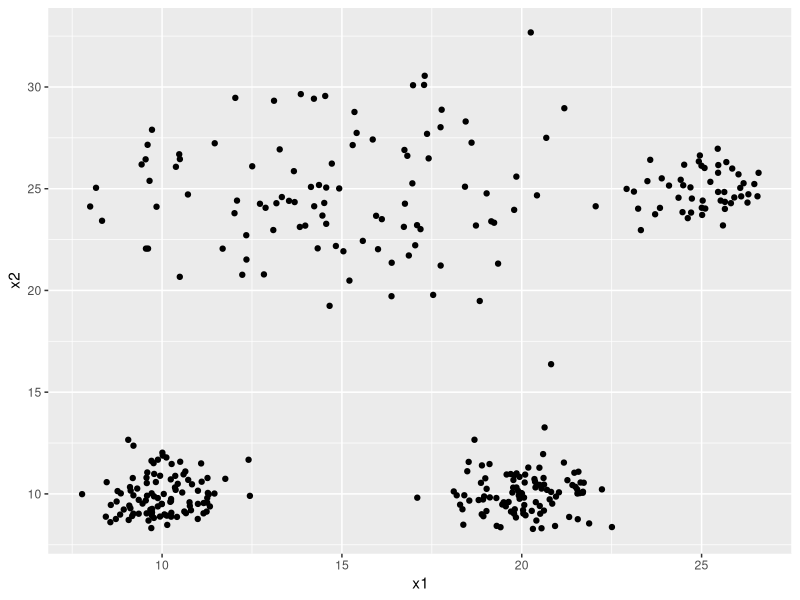

Reproduce this figure in R. (Note: this script raises an error after producing the figure.)
# KNN Outlier 

library(ggplot2)
set.seed(0)
x11 <- rnorm(n = 100, mean = 10, sd = 1) # Cluster 1 (x1 coordinate)
x21 <- rnorm(n = 100, mean = 10, sd = 1) # Cluster 1 (x2 coordinate)
x12 <- rnorm(n = 100, mean = 20, sd = 1) # Cluster 2 (x1 coordinate)
x22 <- rnorm(n = 100, mean = 10, sd = 1) # Cluster 2 (x2 coordinate)
x13 <- rnorm(n = 100, mean = 15, sd = 3) # Cluster 3 (x1 coordinate)
x23 <- rnorm(n = 100, mean = 25, sd = 3) # Cluster 3 (x2 coordinate)
x14 <- rnorm(n = 50, mean = 25, sd = 1)  # Cluster 4 (x1 coordinate)
x24 <- rnorm(n = 50, mean = 25, sd = 1)  # Cluster 4 (x2 coordinate)
dat <- data.frame(x1 = c(x11,x12,x13,x14), x2 = c(x21,x22,x23,x24))
( g0a <- ggplot() + geom_point(data=dat, mapping=aes(x=x1, y=x2), shape = 19) )

library(dbscan)
k <- 4 # KNN parameter
KNN_Outlier <- kNNdist(x=dat, k = k)[,k] # KNN distance (outlier score) computation
# kNNdist(x=dat, k = 4)[i,]  returns the distances of the ith observation to its 1st, 2nd, . and kth nearest neighbours,

# sorts the observations according to their KNN outlier scores and displays the top 20 outliers along with their scores:
top_n <- 20 # No. of top outliers to be displayed
rank_KNN_Outlier <- order(x=KNN_Outlier, decreasing = TRUE) # Sorting (descending)
KNN_Result <- data.frame(ID = rank_KNN_Outlier, score = KNN_Outlier[rank_KNN_Outlier])
head(KNN_Result, top_n)

# We can see that the most outlying observation is observation 237, with outlier score = 4.42,
# followed by observation 208 with outlier score = 4.17, 
# and so on. Since this dataset is 2D, we can visualise the top 20 outliers (highlighted in red) alongside with their IDs
g <- g0a +
  geom_point(data=dat[rank_KNN_Outlier[1:top_n],], mapping=aes(x=x1,y=x2), shape=19, color="red", size=2) +
  geom_text(data=dat[rank_KNN_Outlier[1:top_n],],
            mapping=aes(x=(x1-0.5), y=x2, label=rank_KNN_Outlier[1:top_n]), size=2.5)
g
# KNN outlier (k=4): Red points are the top 20 outliers, with their IDs

g0b <- ggplot() + geom_point(data=dat, mapping=aes(x=x1, y=x2), shape = 19, size = 0.1)
g2 <- g0b +
  geom_point(data=dat, mapping=aes(x=x1, y=x2, size = KNN_Outlier), shape = 1, color = "red") +
  scale_size_continuous(range = c(0.1, 20))

g0b
g2
# KNN outlier (k=4): Circle radii are proportional to outlier scores
# shows that, as a global outlier detection method, 
# KNN may have difficulty detecting local outliers when there are clusters of varied densities in the data.
